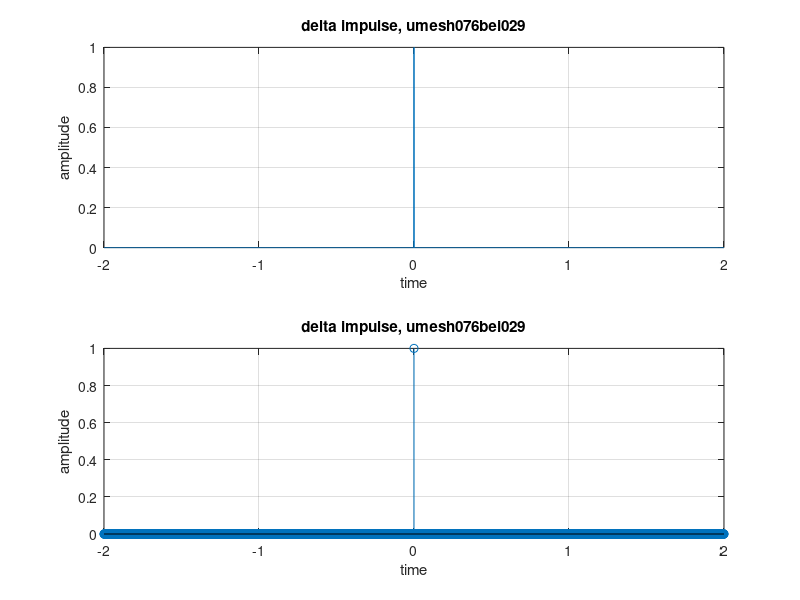

Here is the MATLAB script that generated this plot:
%continuous n discrete unit impulse signal
clc; close all; clear all;
i=1;
for t=-2:0.001:2
   if (t==0)
      x(i)=1;
   else
       x(i)=0;
   end;
   i=i+1;
end;
t= -2:0.001:2;
subplot(2,1,1)
plot(t,x)
grid on;
xlabel('time'); ylabel('amplitude');
title('delta impulse, umesh076bei029')
clear all;

i=1;
for t=-2:0.001:2
   if (t==0)
      x(i)=1,
   else
       x(i)=0;
   end;
   i=i+1;
end;
t= -2:0.001:2;
subplot(2,1,2)
stem(t,x)
grid on;
xlabel('time'); ylabel('amplitude');
title('delta impulse, umesh076bei029')
clear all;
